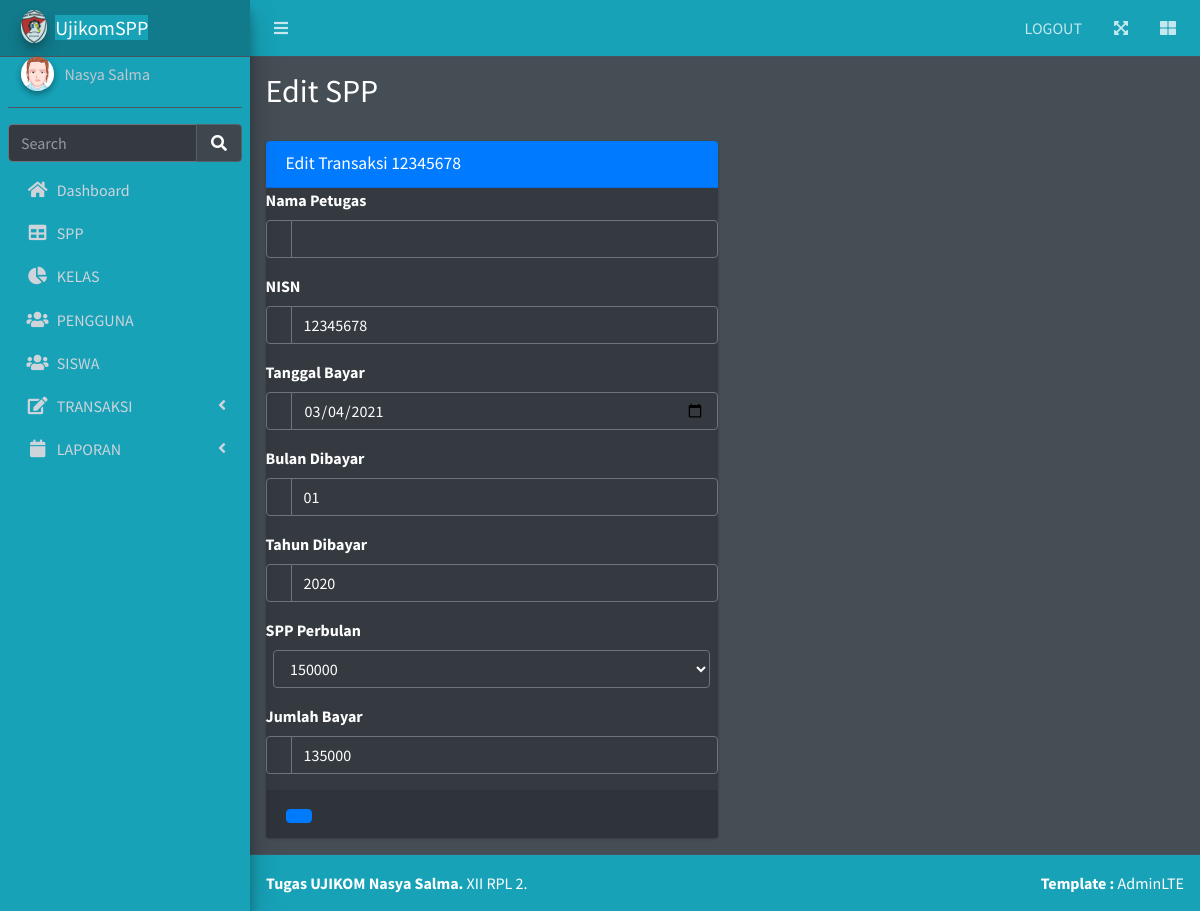
/edit_transaksi.php?id=1, run on the app's committed database.
### tables this page shows
CREATE TABLE `pembayaran` (
  `id_pembayaran` int(11) NOT NULL,
  `id_petugas` int(11) NOT NULL,
  `nisn` varchar(11) NOT NULL,
  `tgl_bayar` date NOT NULL,
  `bulan_dibayar` varchar(8) NOT NULL,
  `tahun_dibayar` varchar(4) NOT NULL,
  `id_spp` int(11) NOT NULL,
  `jumlah_bayar` int(11) NOT NULL
);

CREATE TABLE `spp` (
  `id_spp` int(11) NOT NULL,
  `tahun` int(11) NOT NULL,
  `nominal` int(11) NOT NULL
);

### edit_transaksi.php (the view, shortened to what this page needs)
<?php
include 'koneksi.php';
if (isset($_GET['id'])) {
    $id = ($_GET["id"]);
    $query = "SELECT * FROM pembayaran WHERE id_pembayaran='$id'";
    $result = mysqli_query($koneksi, $query);
    $data = mysqli_fetch_assoc($result);
} else {
    echo "<script>alert('Masukkan data id.');window.location='transaksi.php';</script>";
}
?>
<!DOCTYPE html>
<html lang="en">
<head>
    <link rel="stylesheet" href="plugins/fontawesome-free/css/all.min.css">
    <link rel="stylesheet" href="plugins/datatables-bs4/css/dataTables.bootstrap4.min.css">
    <link rel="stylesheet" href="plugins/datatables-responsive/css/responsive.bootstrap4.min.css">
    <link rel="stylesheet" href="plugins/datatables-buttons/css/buttons.bootstrap4.min.css">
    <link rel="stylesheet" href="dist/css/adminlte.min.css">
</head>
<body class="hold-transition dark-mode sidebar-mini layout-fixed layout-navbar-fixed layout-footer-fixed">
    <div class="wrapper">
        <nav class="main-header navbar navbar-expand navbar-dark bg-info">
            <ul class="navbar-nav">
                <li class="nav-item">
                    <a class="nav-link" data-widget="pushmenu" href="#" role="button"><i class="fas fa-bars"></i></a>
                </li>
            </ul>
            <ul class="navbar-nav ml-auto">
                <li class="nav-item d-none d-sm-inline-block">
                    <a href="logout.php" class="nav-link">LOGOUT</a>
                </li>
                <li class="nav-item">
                    <a class="nav-link" data-widget="fullscreen" href="#" role="button">
                        <i class="fas fa-expand-arrows-alt"></i>
                    </a>
                </li>
                <li class="nav-item">
                    <a class="nav-link" data-widget="control-sidebar" data-slide="true" href="#" role="button">
                        <i class="fas fa-th-large"></i>
                    </a>
                </li>
            </ul>
        </nav>
        <?php include("include/menu.php") ?>
        <div class="content-wrapper">
            <section class="content-header">
                <div class="container-fluid">
                    <div class="row mb-2">
                        <div class="col-sm-6">
                            <h2>Edit SPP</h2>
                        </div>
                        <div class="col-sm-6">
                        </div>
                    </div>
                </div>
            </section>
            <section class="content">
                <div class="container-fluid">
                    <div class="row">
                        <div class="col-md-6">
                            <div class="card card-primary">
                                <div class="card-header">
                                    <h3 class="card-title">Edit Transaksi <?php echo $data['nisn']; ?> </h3>
                                </div>
                                <form method="POST" action="proses_edittransaksi.php" enctype="multipart/form-data">
                                    <section class="base">
                                        <div class="row">
                                            <div class="col-md-12">
                                                <div class="form-group">
                                                    <label>Nama Petugas</label>
                                                    <div class="input-group">
                                                        <div class="input-group-prepend">
                                                            <div class="input-group-text"><i class="tim-icons icon-single-02"></i></div>
                                                        </div>
                                                        <input type="text" class="form-control" name="nama_petugas" value="<?php echo $data['nama_petugas']; ?>" disabled="disabled" />
                                                    </div>
                                                </div>
                                                <div class="form-group">
                                                    <label>NISN</label>
                                                    <div class="input-group">
                                                        <div class="input-group-prepend">
                                                            <div class="input-group-text"><i class="tim-icons icon-badge"></i></div>
                                                        </div>
                                                        <input type="text" class="form-control" name="nisn" value="<?php echo $data['nisn']; ?>" disabled="" />
                                                    </div>
                                                </div>
                                                <div class="form-group">
                                                    <label>Tanggal Bayar</label>
                                                    <div class="input-group">
                                                        <div class="input-group-prepend">
                                                            <div class="input-group-text"><i class="tim-icons icon-calendar-60"></i></div>
                                                        </div>
                                                        <input type="date" class="form-control" name="tgl_bayar" value="<?php echo $data['tgl_bayar']; ?>" />
                                                    </div>
                                                </div>
                                                <div class="form-group">
                                                    <label>Bulan Dibayar</label>
                                                    <div class="input-group">
                                                        <div class="input-group-prepend">
                                                            <div class="input-group-text"><i class="tim-icons icon-calendar-60"></i></div>
                                                        </div>
                                                        <input type="text" class="form-control" name="bulan_dibayar" value="<?php echo $data['bulan_dibayar']; ?>" />
                                                    </div>
                                                </div>
                                                <div class="form-group">
                                                    <label>Tahun Dibayar</label>
                                                    <div class="input-group">
                                                        <div class="input-group-prepend">
                                                            <div class="input-group-text"><i class="tim-icons icon-calendar-60"></i></div>
                                                        </div>
                                                        <input type="text" class="form-control" name="tahun_dibayar" value="<?php echo $data['tahun_dibayar']; ?>" />
                                                    </div>
                                                </div>
                                                <div class="form-group">
                                                    <label>SPP Perbulan</label>
                                                    <div class="input-group">
                                                        <div class="col-lg-12 col-md-12">
                                                            <select class="form-control" name="id_spp">
                                                                <?php
                                                                $idkelasyangdipilih = $data['id_spp'];
                                                                $query = "SELECT * FROM spp ORDER BY nominal ASC";
                                                                $result = mysqli_query($koneksi, $query);
                                                                while ($row = mysqli_fetch_assoc($result)) {
                                                                ?>
                                                                    <option class="bg-dark" value="<?php echo $row['id_spp']; ?>" <?php if ($row['id_spp'] == "$idkelasyangdipilih") { ?> selected="selected" <?php } ?>><?php echo $row['nominal']; ?></option>
                                                                <?php
                                                                }
                                                                ?>
                                                            </select>
                                                        </div>
                                                    </div>
                                                </div>
                                                <div class="form-group">
                                                    <label>Jumlah Bayar</label>
                                                    <div class="input-group">
                                                        <div class="input-group-prepend">
                                                            <div class="input-group-text"><i class="tim-icons icon-coins"></i></div>
                                                        </div>
                                                        <input type="text" class="form-control" name="jumlah_bayar" value="<?php echo $data['jumlah_bayar']; ?>" />
                                                    </div>
                                                </div>
                                            </div>
                                    </section>
                                    <div class="card-footer">
                                        <button type="submit" class="btn btn-fill btn-primary"><i class="tim-icons icon-check-2"></i></button>
                                    </div>
                                </form>
                            </div>
                        </div>
                    </div>
                </div>
            </section>
        </div>
        <footer class="main-footer bg-info">
            <strong>Tugas UJIKOM Nasya Salma</a>.</strong>
            XII RPL 2.
            <div class="float-right d-none d-sm-inline-block">
                <b>Template :</b> AdminLTE
            </div>
        </footer>
    </div>
</body>
</html>

### data on the page
pembayaran: nisn "12345678", tgl_bayar "03/04/2021", bulan_dibayar "01", tahun_dibayar "2020", id_spp "150000", jumlah_bayar "135000"
